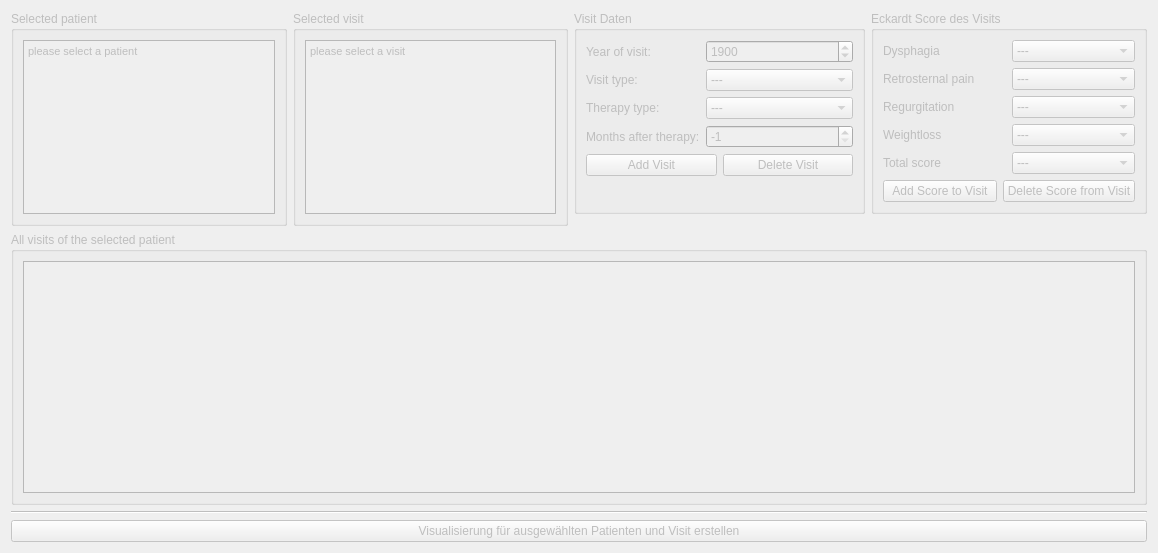
      <widget class="QWidget" name="visits">
       <property name="enabled">
        <bool>false</bool>
       </property>
       <attribute name="title">
        <string>Visits</string>
       </attribute>
       <layout class="QGridLayout" name="gridLayout_6" rowstretch="2,0,0,0,5,1,1" columnstretch="1,1,1,1" rowminimumheight="0,0,0,0,0,0,0">
        <item row="0" column="2">
         <widget class="QGroupBox" name="groupBox_7">
          <property name="title">
           <string>Visit Daten</string>
          </property>
          <layout class="QGridLayout" name="gridLayout_12">
           <item row="0" column="0">
            <layout class="QGridLayout" name="gridLayout_13">
             <item row="3" column="1">
              <widget class="QComboBox" name="visit_type_dropdown">
               <item>
                <property name="text">
                 <string>---</string>
                </property>
               </item>
               <item>
                <property name="text">
                 <string>Initial Diagnostic</string>
                </property>
               </item>
               <item>
                <property name="text">
                 <string>Therapy</string>
                </property>
               </item>
               <item>
                <property name="text">
                 <string>Follow-Up Diagnostic</string>
                </property>
               </item>
              </widget>
             </item>
             <item row="4" column="0">
              <widget class="QLabel" name="label_13">
               <property name="text">
                <string>Therapy type:</string>
               </property>
              </widget>
             </item>
             <item row="3" column="0">
              <widget class="QLabel" name="label_12">
               <property name="text">
                <string>Visit type:</string>
               </property>
              </widget>
             </item>
             <item row="1" column="1">
              <widget class="QDateEdit" name="year_of_visit_calendar">
               <property name="displayFormat">
                <string>yyyy</string>
               </property>
               <property name="date">
                <date>
                 <year>1900</year>
                 <month>1</month>
                 <day>1</day>
                </date>
               </property>
              </widget>
             </item>
             <item row="1" column="0">
              <widget class="QLabel" name="label_10">
               <property name="text">
                <string>Year of visit:</string>
               </property>
              </widget>
             </item>
             <item row="4" column="1">
              <widget class="QComboBox" name="therapy_type_dropdown">
               <item>
                <property name="text">
                 <string>---</string>
                </property>
               </item>
               <item>
                <property name="text">
                 <string>Botox injection</string>
                </property>
               </item>
               <item>
                <property name="text">
                 <string>Pneumatic Dilitation</string>
                </property>
               </item>
               <item>
                <property name="text">
                 <string>POEM</string>
                </property>
               </item>
               <item>
                <property name="text">
                 <string>LHM</string>
                </property>
               </item>
              </widget>
             </item>
             <item row="5" column="0">
              <widget class="QLabel" name="label_7">
               <property name="text">
                <string>Months after therapy:</string>
               </property>
              </widget>
             </item>
             <item row="5" column="1">
              <widget class="QSpinBox" name="month_after_therapy_spin">
               <property name="minimum">
                <number>-1</number>
               </property>
               <property name="value">
                <number>-1</number>
               </property>
              </widget>
             </item>
            </layout>
           </item>
           <item row="1" column="0">
            <layout class="QGridLayout" name="gridLayout_15">
             <item row="0" column="0">
              <widget class="QPushButton" name="visit_add_button">
               <property name="text">
                <string>Add Visit</string>
               </property>
              </widget>
             </item>
             <item row="0" column="1">
              <widget class="QPushButton" name="visit_delete_button">
               <property name="text">
                <string>Delete Visit</string>
               </property>
              </widget>
             </item>
            </layout>
           </item>
           <item row="2" column="0">
            <spacer name="verticalSpacer_11">
             <property name="orientation">
              <enum>Qt::Vertical</enum>
             </property>
             <property name="sizeHint" stdset="0">
              <size>
               <width>20</width>
               <height>40</height>
              </size>
             </property>
            </spacer>
           </item>
          </layout>
         </widget>
        </item>
        <item row="0" column="0" rowspan="3">
         <widget class="QGroupBox" name="groupBox_6">
          <property name="title">
           <string>Selected patient</string>
          </property>
          <layout class="QGridLayout" name="gridLayout_11">
           <item row="0" column="0">
            <widget class="QTextEdit" name="selected_patient_text_visitview">
             <property name="html">
              <string>&lt;!DOCTYPE HTML PUBLIC &quot;-//W3C//DTD HTML 4.0//EN&quot; &quot;http://www.w3.org/TR/REC-html40/strict.dtd&quot;&gt;
&lt;html&gt;&lt;head&gt;&lt;meta name=&quot;qrichtext&quot; content=&quot;1&quot; /&gt;&lt;style type=&quot;text/css&quot;&gt;
p, li { white-space: pre-wrap; }
&lt;/style&gt;&lt;/head&gt;&lt;body style=&quot; font-family:'MS Shell Dlg 2'; font-size:8pt; font-weight:400; font-style:normal;&quot;&gt;
&lt;p style=&quot; margin-top:0px; margin-bottom:0px; margin-left:0px; margin-right:0px; -qt-block-indent:0; text-indent:0px;&quot;&gt;please select a patient&lt;/p&gt;&lt;/body&gt;&lt;/html&gt;</string>
             </property>
            </widget>
           </item>
          </layout>
         </widget>
        </item>
        <item row="0" column="1" rowspan="3">
         <widget class="QGroupBox" name="groupBox_9">
          <property name="title">
           <string>Selected visit</string>
          </property>
          <layout class="QGridLayout" name="gridLayout_16">
           <item row="0" column="0">
            <widget class="QTextEdit" name="selected_visit_text_visitview">
             <property name="html">
              <string>&lt;!DOCTYPE HTML PUBLIC &quot;-//W3C//DTD HTML 4.0//EN&quot; &quot;http://www.w3.org/TR/REC-html40/strict.dtd&quot;&gt;
&lt;html&gt;&lt;head&gt;&lt;meta name=&quot;qrichtext&quot; content=&quot;1&quot; /&gt;&lt;style type=&quot;text/css&quot;&gt;
p, li { white-space: pre-wrap; }
&lt;/style&gt;&lt;/head&gt;&lt;body style=&quot; font-family:'MS Shell Dlg 2'; font-size:8pt; font-weight:400; font-style:normal;&quot;&gt;
&lt;p style=&quot; margin-top:0px; margin-bottom:0px; margin-left:0px; margin-right:0px; -qt-block-indent:0; text-indent:0px;&quot;&gt;please select a visit&lt;/p&gt;&lt;/body&gt;&lt;/html&gt;</string>
             </property>
            </widget>
           </item>
          </layout>
         </widget>
        </item>
        <item row="0" column="3">
         <widget class="QGroupBox" name="eckardt_score">
          <property name="enabled">
           <bool>false</bool>
          </property>
          <property name="title">
           <string>Eckardt Score des Visits</string>
          </property>
          <layout class="QGridLayout" name="gridLayout_17">
           <item row="1" column="0">
            <layout class="QGridLayout" name="gridLayout_73">
             <item row="0" column="0">
              <widget class="QPushButton" name="add_eckardt_score_button">
               <property name="text">
                <string>Add Score to Visit</string>
               </property>
              </widget>
             </item>
             <item row="0" column="1">
              <widget class="QPushButton" name="delete_eckardt_score_button">
               <property name="text">
                <string>Delete Score from Visit</string>
               </property>
              </widget>
             </item>
            </layout>
           </item>
           <item row="0" column="0">
            <layout class="QGridLayout" name="gridLayout_18">
             <item row="1" column="0">
              <widget class="QLabel" name="label_15">
               <property name="text">
                <string>Dysphagia</string>
               </property>
              </widget>
             </item>
             <item row="4" column="0">
              <widget class="QLabel" name="label_14">
               <property name="text">
                <string>Regurgitation</string>
               </property>
              </widget>
             </item>
             <item row="4" column="1">
              <widget class="QComboBox" name="eckardt_regurgitation_dropdown">
               <property name="enabled">
                <bool>false</bool>
               </property>
               <item>
                <property name="text">
                 <string>---</string>
                </property>
               </item>
               <item>
                <property name="text">
                 <string>0</string>
                </property>
               </item>
               <item>
                <property name="text">
                 <string>1</string>
                </property>
               </item>
               <item>
                <property name="text">
                 <string>2</string>
                </property>
               </item>
               <item>
                <property name="text">
                 <string>3</string>
                </property>
               </item>
              </widget>
             </item>
             <item row="5" column="1">
              <widget class="QComboBox" name="eckardt_weightloss_dropdown">
               <property name="enabled">
                <bool>false</bool>
               </property>
               <item>
                <property name="text">
                 <string>---</string>
                </property>
               </item>
               <item>
                <property name="text">
                 <string>0</string>
                </property>
               </item>
               <item>
                <property name="text">
                 <string>1</string>
                </property>
               </item>
               <item>
                <property name="text">
                 <string>2</string>
                </property>
               </item>
               <item>
                <property name="text">
                 <string>3</string>
                </property>
               </item>
              </widget>
             </item>
             <item row="5" column="0">
              <widget class="QLabel" name="label_17">
               <property name="text">
                <string>Weightloss</string>
               </property>
              </widget>
             </item>
             <item row="6" column="0">
              <widget class="QLabel" name="label_18">
               <property name="text">
                <string>Total score</string>
               </property>
              </widget>
             </item>
             <item row="3" column="1">
              <widget class="QComboBox" name="eckardt_retro_pain_dropdown">
               <property name="enabled">
                <bool>false</bool>
               </property>
               <item>
                <property name="text">
                 <string>---</string>
                </property>
               </item>
               <item>
                <property name="text">
                 <string>0</string>
                </property>
               </item>
               <item>
                <property name="text">
                 <string>1</string>
                </property>
               </item>
               <item>
                <property name="text">
                 <string>2</string>
                </property>
               </item>
               <item>
                <property name="text">
                 <string>3</string>
                </property>
               </item>
              </widget>
             </item>
             <item row="1" column="1">
              <widget class="QComboBox" name="eckardt_dysphagia_dropdown">
               <property name="enabled">
                <bool>false</bool>
               </property>
               <item>
                <property name="text">
                 <string>---</string>
                </property>
               </item>
               <item>
                <property name="text">
                 <string>0</string>
                </property>
               </item>
               <item>
                <property name="text">
                 <string>1</string>
                </property>
               </item>
               <item>
                <property name="text">
                 <string>2</string>
                </property>
               </item>
               <item>
                <property name="text">
                 <string>3</string>
                </property>
               </item>
              </widget>
             </item>
             <item row="6" column="1">
              <widget class="QComboBox" name="eckardt_totalscore_dropdown">
               <property name="enabled">
                <bool>false</bool>
               </property>
               <item>
                <property name="text">
                 <string>---</string>
                </property>
               </item>
               <item>
                <property name="text">
                 <string>0</string>
                </property>
               </item>
               <item>
                <property name="text">
                 <string>1</string>
                </property>
               </item>
               <item>
                <property name="text">
                 <string>2</string>
                </property>
               </item>
               <item>
                <property name="text">
                 <string>3</string>
                </property>
               </item>
               <item>
                <property name="text">
                 <string>4</string>
                </property>
               </item>
               <item>
                <property name="text">
                 <string>5</string>
                </property>
               </item>
               <item>
                <property name="text">
                 <string>6</string>
                </property>
               </item>
               <item>
                <property name="text">
                 <string>7</string>
                </property>
               </item>
               <item>
                <property name="text">
                 <string>8</string>
                </property>
               </item>
               <item>
                <property name="text">
                 <string>9</string>
                </property>
               </item>
               <item>
                <property name="text">
                 <string>10</string>
                </property>
               </item>
               <item>
                <property name="text">
                 <string>11</string>
                </property>
               </item>
               <item>
                <property name="text">
                 <string>12</string>
                </property>
               </item>
              </widget>
             </item>
             <item row="3" column="0">
              <widget class="QLabel" name="label_16">
               <property name="text">
                <string>Retrosternal pain</string>
               </property>
              </widget>
             </item>
            </layout>
           </item>
           <item row="2" column="0">
            <spacer name="verticalSpacer_12">
             <property name="orientation">
              <enum>Qt::Vertical</enum>
             </property>
             <property name="sizeHint" stdset="0">
              <size>
               <width>20</width>
               <height>40</height>
              </size>
             </property>
            </spacer>
           </item>
          </layout>
         </widget>
        </item>
        <item row="4" column="0" colspan="4">
         <widget class="QGroupBox" name="groupBox_3">
          <property name="title">
           <string>All visits of the selected patient</string>
          </property>
          <layout class="QGridLayout" name="gridLayout_7">
           <item row="0" column="0">
            <widget class="QTableView" name="visits_tableView"/>
           </item>
          </layout>
         </widget>
        </item>
        <item row="6" column="0" colspan="4">
         <widget class="QPushButton" name="pushButton_16">
          <property name="text">
           <string>Visualisierung für ausgewählten Patienten und Visit erstellen</string>
          </property>
         </widget>
        </item>
        <item row="5" column="0" colspan="4">
         <widget class="Line" name="line_2">
          <property name="orientation">
           <enum>Qt::Horizontal</enum>
          </property>
         </widget>
        </item>
       </layout>
      </widget>
